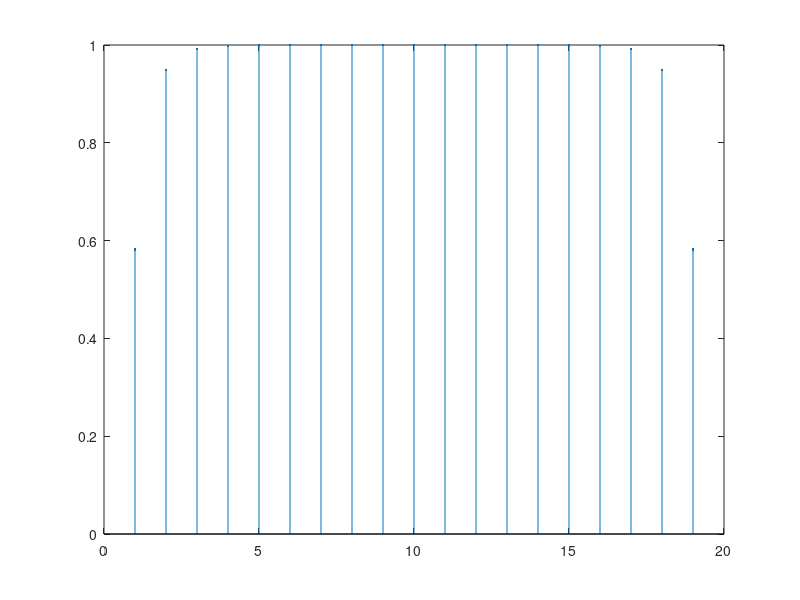

This chart was generated by the following MATLAB code:
clear;close all;
M = 20; % mossy fiber inputs
N = 5; % granule cells number

save_k = []; % convergence of granule cell
save_p = []; % possibility

for k = 1:M - 1
    fac = factorial(N);
    I = nchoosek(M, k);
    R = power(I, N);

    if I >= N %to ensure that next step can calculate
        R_d = nchoosek(I, N);
        p = R_d * fac / R;

        save_k = [save_k; k];
        save_p = [save_p; p];
    end

end

stem(save_k, save_p,'.');
